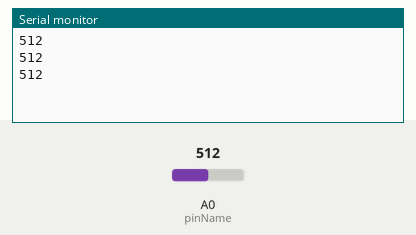
Simulated run of this sketch. Board: Arduino Uno, built with avr-gcc and run on an emulated ATmega328P. Shown: the last lines printed to the serial monitor. Inputs (shaded band) come from the test bench; at power-on: A0 (pinName) = 512.

Above: at 1.3 s.
1.4 s: A0 (pinName) set to 716
At 1.9 s:
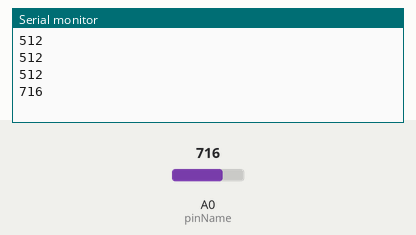
2.9 s: A0 (pinName) set to 900
At 3.4 s:
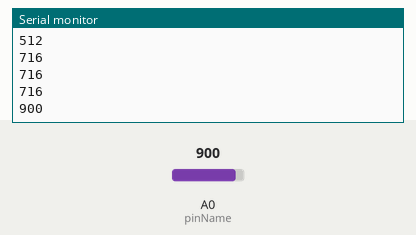
Timing chart, 0 to 5.9 s (numbered marks = the images above; inputs shaded):
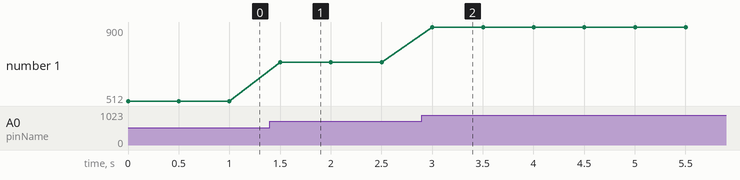

The sketch:

potRead3400Lab1.ino
```cpp
int readValue = 0;
int pinName = A0;
void setup() {
  // put your setup code here, to run once:
  Serial.begin(9600);

}

void loop() {
  // put your main code here, to run repeatedly:
  readValue = analogRead(pinName);
  Serial.println(readValue);
  delay(500);
}
```

Measured:
- after the input at 1.4 s, the serial monitor: prints a new line after 0.10 s (image 1)
- after the input at 2.9 s, the serial monitor: prints a new line after 0.10 s (image 2)
- plotted number 1: 512 → 716 after the input at 1.4 s, 716 → 900 after the input at 2.9 s
